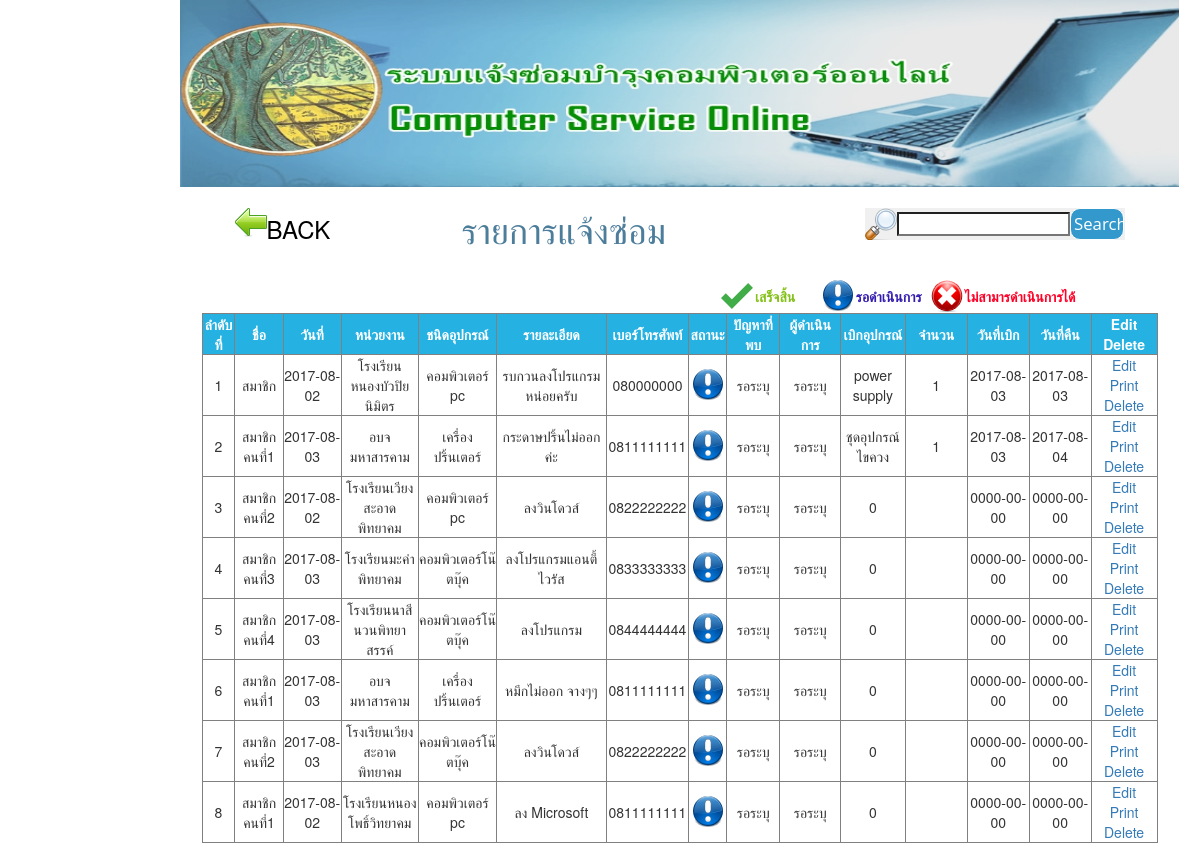
The app's page /Technic/list_repair.php (signed in) with its own data.
### tables this page shows
CREATE TABLE `fix_db` (
  `fix_id` int(11) NOT NULL auto_increment,
  `name` varchar(100) NOT NULL,
  `lastname` varchar(100) NOT NULL,
  `date` date NOT NULL,
  `sector` varchar(100) NOT NULL,
  `type` varchar(100) NOT NULL,
  `detail` varchar(1000) NOT NULL,
  `phone` varchar(15) NOT NULL,
  `status` enum('รอดำเนินการ','เสร็จสิ้น','ไม่สามารถดำเนินการได้','ยกเลิก') NOT NULL default 'รอดำเนินการ',
  `infer` varchar(500) NOT NULL default 'รอระบุ',
  `technician` varchar(100) NOT NULL default 'รอระบุ',
  `fixuser` varchar(100) NOT NULL,
  `type_device` varchar(100) NOT NULL default 'รอระบุ',
  `amount` varchar(50) NOT NULL default 'รอระบุ',
  `date_pre` date NOT NULL,
  `date_pos` date NOT NULL,
  PRIMARY KEY  (`fix_id`)
);

### helper_func.php (called while the page is built)
<?
function site_url($str=""){
return "http://localhost/comservice/".$str;
}
?>

### model/core_model.php (called while the page is built, shortened)
<?php
	class Core_model{
		public function __construct(){
			include("db.php");
			$this->db=$dbh;
		}
		public $active_record="SELECT ";
		public $active_select="";
		public $active_from=" FROM ";
		public $active_where=" WHERE ";
		public $where_flag=false;
		public $active_where_array = array();
		public $active_limit="";
		public $active_order=" ORDER BY ";
		public $order_flag=false;
		public function where($column,$value,$operation="="){
			$this->active_where.="$column ".$operation." ? AND ";
			$this->active_where_array[]=$value;
			$this->where_flag=true;
		}
		public function order_by($column,$type="asc"){
			$this->active_order.="".$column." ".$type.",";
			$this->order_flag=true;
		}
		public function get($table){
			$result = new stdClass();
			$result->result = array();
			$result->rowCount=0;
			if ($this->active_select=="") {
				$this->active_record.="* ";
			}else{
				$this->active_record.=$this->active_select;
			}
			$this->active_record.=$this->active_from.$table;
			if ($this->where_flag) {
				$this->active_record.=substr($this->active_where, 0, -4);
			}
			if ($this->order_flag) {
				$this->active_record.=substr($this->active_order, 0, -1);
			}
			$this->active_record.=$this->active_limit;
			$tmp_record=$this->active_record;
			try{
				$stm=$this->db->prepare($this->active_record);
				foreach ($this->active_where_array as $key => $value) {
					$stm->bindValue(($key+1), $value);
				}
				$stm->execute();
				$result->result = $stm->fetchAll(PDO::FETCH_ASSOC);
				$result->rowCount=$stm->rowCount();
			}catch(PDOException $ex){
					echo $ex->getMessage().'<br>';
					echo $tmp_record;
				}
			return $result;
		}
		public function reset_active_record(){
			$this->active_record="SELECT ";
			$this->active_select="";
			$this->active_from=" FROM ";
			$this->active_where=" WHERE ";
			$this->where_flag=false;
			$this->active_where_array = array();
			$this->active_limit="";
			$this->active_order=" ORDER BY ";
			$this->order_flag=false;
		}
	}
?>

### model/m_fix.php (called while the page is built, shortened)
<?php
	require_once("core_model.php");
	class M_fix extends Core_model{
		public function get_all(){
			$result=$this->get("fix_db");
			return $result;
		}
	}
?>

### Technic/list_repair.php (the view, shortened to what this page needs)
<? include('meta_technic.php');
require_once("../model/m_fix.php");
$m_fix = new M_fix;
  ?>
    <?
$fix_db = $m_fix->get_all();
?>
    <tr>
      <td width="949" colspan="2" align="center">
        <table width="200" border="0">
          <tbody>
            <tr>
              <td height="40" align="center" valign="top" bgcolor="#FFFFFF">
                <table width="890" border="0">
                  <tbody>
                    <tr>
                      <td width="3%"><a href="<?=site_url()?>Technic/techniclogin.php">
                        <input type="image" name="imageField" id="imageField" src="<?=site_url()?>Image/icon left bar/Back.png">
                      </a></td>
                      <td width="20%" height="43" style="color: #000000"><h3>BACK </h3></td>
                      <td width="52%" align="center"><span style="color: #4C7D9B"><h1>รายการแจ้งซ่อม</h1></span></td>
                      <td width="25%"><td width="25%"><form method="post" action="<?=site_url("Technic/list_repair.php")?>"><table width="200" border="0">
                        <tbody>
                            <tr>
                              <td width="13%"><img src="<?=site_url()?>Image/icon left bar/Search.png" width="32" height="32" alt=""/></td>
                              <td width="63%"><input type="search" name="search" id="search"></td>
                              <td width="24%"><input type="submit" name="button" id="button" value="Search"></td>
                            </tr>
                        </tbody>
                        </table></form></td>
                    </tr>
                  </tbody>
              </table></td>
            </tr> </tbody></table>
              <div id="">
                <table width="84%">
                  <tbody>
                    <tr style="font-size: 14px; color: #351DAF;">
                      <td width="55%" height="34" style="font-size: 9px">&nbsp;</td>
                      <td width="4%" style="font-size: 14px"><strong><img src="<?=site_url()?>Image/icon left bar/Correct.png" width="32" height="32" alt=""/></strong></td>
                      <td width="8%" style="font-size: 14px"><strong style="color: #84C119">เสร็จสิ้น</strong></td>
                      <td width="4%" style="font-size: 14px"><strong><img src="<?=site_url()?>Image/icon left bar/Wait.png" width="32" height="32" alt=""/></strong></td>
                      <td width="9%" style="font-size: 14px"><strong>รอดำเนินการ</strong></td>
                      <td width="4%" style="font-size: 14px"><strong><img src="<?=site_url()?>Image/icon left bar/Close.png" width="32" height="32" alt=""/></strong></td>
                      <td width="16%" style="font-size: 14px"><span style="color: #FF0027"><strong>ไม่สามารดำเนินการได้</strong></span></td>
                    </tr>
                  </tbody>
                  </table>
              </div>
      <div id="tarang" >
        <table width="956" border="1" cellspacing="3">
      <tbody>
        <tr align="center" bgcolor="#25B1E1" style="color: #FFFFFF; font-size: 14px;">
          <td width="40" height="23"><strong>ลำดับที่</strong></td>
          <td><strong>ชื่อ</strong></td>
          <td><strong>วันที่</strong></td>
          <td><strong>หน่วยงาน</strong></td>
          <td><strong>ชนิดอุปกรณ์</strong></td>
          <td><strong>รายละเอียด</strong></td>
          <td><strong>เบอร์โทรศัพท์</strong></td>
          <td><strong>สถานะ</strong></td>
          <td><strong>ปัญหาที่พบ</strong></td>
          <td><strong>ผู้ดำเนินการ</strong></td>
          <td><strong>เบิกอุปกรณ์</strong></td>
          <td><strong>จำนวน</strong></td>
          <td><strong>วันที่เบิก</strong></td>
          <td><strong>วันที่คืน</strong></td>
          <td><strong>Edit Delete</strong></td>
        </tr>
        </tbody>
<?php
foreach ($fix_db->result as $key => $value)
{
  if (isset($_POST['fix_id'])&&$_POST['fix_id']==$value["fix_id"]) {
    ?>
        <tr bgcolor="#FFFFFF">
          <td><? echo $value["fix_id"];?></td>
          <td width="69"><input type="text" id="name_inp" value="<? echo $value["name"];?>"></td>
          <td width="93"><input type="text" id="date_inp" value="<? echo $value["date"];?>"></td>
          <td width="103"><input type="text" id="sector_inp" value="<? echo $value["sector"];?>"></td>
          <td width="103"><input type="text" id="type_inp" value="<? echo $value["type"];?>"></td>
          <td width="193"><input type="text" id="detail_inp" value="<? echo $value["detail"];?>"></td>
          <td width="89"><input type="text" id="phone_inp" value="<? echo $value["phone"];?>"></td>
          <td width="42" ><select id="status_inp">
            <option value="รอดำเนินการ">รอดำเนินการ</option>
            <option value="เสร็จสิ้น">เสร็จสิ้น</option>
            <option value="ไม่สามารถดำเนินการได้">ไม่สามารถดำเนินการได้</option>
          </select>
           <script>
			  $("#sector").val("<? echo $value['select']?>");
              </script>
          </td>
          <td width="88" ><input type="text" id="infer_inp" value="<? echo $value["infer"];?>"></td>
          <td width="103"><input type="text" id="technician_inp" value="<? echo $value["technician"];?>"></td>
          <td width="42" ><select id="type_device_inp">
            <option value="ชุดอุปกรณ์ไขควง">ชุดอุปกรณ์ไขควง</option>
            <option value="power supply">power supply</option>
            <option value="ชุดลงโปรแกรมและwindows">ชุดลงโปรแกรมและwindows</option>
            <option value="ชุดอุปกรณ์ Network">ชุดอุปกรณ์ Network</option>
            <option value="สาย VGA">สาย VGA</option>
          </select>
           <script>
			  $("#type_device").val("<? echo $value['type_device']?>");
              </script>
          </td>
          <td width="103"><input type="text" id="amount_inp" value="<? echo $value["amount"];?>"></td>
          <td width="103"><input type="date" id="date_pre_inp" value="<? echo $value["date_pre"];?>"></td>
          <td width="103"><input type="date" id="date_pos_inp" value="<? echo $value["date_pos"];?>"></td>
          <td width="103">
              <a href="javascript:save_row(<?=$value["fix_id"]?>);">Update</a><br><a href="">Cancel</a>
        </td>
        </tr>
      <?
  }else{
  ?>
        <tr bgcolor="#FFFFFF" align="center">
          <td><? echo $value["fix_id"];?></td>
          <td width="69"><? echo $value["name"];?></td>
          <td width="93"><? echo $value["date"];?></td>
          <td width="103"><? echo $value["sector"];?></td>
          <td width="103"><? echo $value["type"];?></td>
          <td width="193"><? echo $value["detail"];?></td>
          <td width="89"><? echo $value["phone"];?></td>
          <td width="42" ><?
		  if($value['status']=="รอดำเนินการ"){
			  ?>
              <img src="<?=site_url()?>Image/icon left bar/Wait.png" width="32" height="32" alt=""/>
			  <?
			  }else if($value['status']=="เสร็จสิ้น")
			  {
			 	 ?>
				<img src="<?=site_url()?>Image/icon left bar/Correct.png" width="32" height="32" alt=""/>
				  <?
			  }else if($value['status']=="ไม่สามารถดำเนินการได้")
			  {
			 	 ?>
				<img src="<?=site_url()?>Image/icon left bar/Close.png" width="32" height="32" alt=""/>
				  <?
			  }
			  ?>
		 </td>
          <td width="88"><? echo $value["infer"];?></td>
          <td width="103"><? echo $value["technician"];?></td>
          <td width="103"><? echo $value['type_device'];?></td>
          <td width="103"><? echo $value["amount"];?></td>
          <td width="103"><? echo $value["date_pre"];?></td>
          <td width="103"><? echo $value["date_pos"];?></td>
          <td width="103">
              <a href="javascript:edit_row(<?=$value["fix_id"]?>);">Edit</a><br><a href="<?=site_url('print_pdf.php?id='.$value["fix_id"])?>">Print</a><br><a href="javascript:del_row(<?=$value["fix_id"]?>);">Delete</a>
			</td>
        </tr>
      <? }}?>
        </table></div>
     </td>
    </tr>
</table>
</body>
</html>

### css/login.css (style rules this page uses)
* { margin:0;padding:0; }
body { background-image: url(); background-repeat: repeat-x; background-attachment:fixed; background-color: #FFFFFF; position: absolute; left: 15%; }
form { background:#f0f0f0; }
input[type="submit"] { background:#2288bb; }
input[type="button"],input[type="submit"] { width:100%; background:#3399cc; border:thin solid #FFFFFF; border-radius:10px; padding:6%; font-family:'Open Sans',sans-serif; font-size:120%; color:#fff; cursor:pointer; transition:background .3s; -webkit-transition:background .3s; }

### Technic/meta_technic.php (style rules this page uses)
body { background-color: #FFFFFF; background-image: url(Image/images %20(1).jpg); background-image: url(Image/white-wallpaper-18.jpg); }

### records on screen
fix_db: fix_id "1", name "สมาชิก", date "2017-08-02", sector "โรงเรียนหนองบัวปิยนิมิตร", type "คอมพิวเตอร์ pc", detail "รบกวนลงโปรแกรมหน่อยครับ", phone "080000000", infer "รอระบุ", technician "รอระบุ", type_device "power supply", amount "1", date_pre "2017-08-03", date_pos "2017-08-03"
fix_db: fix_id "2", name "สมาชิกคนที่1", date "2017-08-03", sector "อบจ มหาสารคาม", type "เครื่องปริ้นเตอร์", detail "กระดาษปริ้นไม่ออกค่ะ", phone "0811111111", infer "รอระบุ", technician "รอระบุ", type_device "ชุดอุปกรณ์ไขควง", amount "1", date_pre "2017-08-03", date_pos "2017-08-04"
fix_db: fix_id "3", name "สมาชิกคนที่2", date "2017-08-02", sector "โรงเรียนเวียงสะอาดพิทยาคม", type "คอมพิวเตอร์ pc", detail "ลงวินโดวส์", phone "0822222222", infer "รอระบุ", technician "รอระบุ", type_device "0", date_pre "0000-00-00", date_pos "0000-00-00"
fix_db: fix_id "4", name "สมาชิกคนที่3", date "2017-08-03", sector "โรงเรียนมะค่าพิทยาคม", type "คอมพิวเตอร์โน๊ตบุ๊ค", detail "ลงโปรแกรมแอนตี้ไวรัส", phone "0833333333", infer "รอระบุ", technician "รอระบุ", type_device "0", date_pre "0000-00-00", date_pos "0000-00-00"
fix_db: fix_id "5", name "สมาชิกคนที่4", date "2017-08-03", sector "โรงเรียนนาสีนวนพิทยาสรรค์", type "คอมพิวเตอร์โน๊ตบุ๊ค", detail "ลงโปรแกรม", phone "0844444444", infer "รอระบุ", technician "รอระบุ", type_device "0", date_pre "0000-00-00", date_pos "0000-00-00"
fix_db: fix_id "6", name "สมาชิกคนที่1", date "2017-08-03", sector "อบจ มหาสารคาม", type "เครื่องปริ้นเตอร์", detail "หมึกไม่ออก จางๆๆ", phone "0811111111", infer "รอระบุ", technician "รอระบุ", type_device "0", date_pre "0000-00-00", date_pos "0000-00-00"
fix_db: fix_id "7", name "สมาชิกคนที่2", date "2017-08-03", sector "โรงเรียนเวียงสะอาดพิทยาคม", type "คอมพิวเตอร์โน๊ตบุ๊ค", detail "ลงวินโดวส์", phone "0822222222", infer "รอระบุ", technician "รอระบุ", type_device "0", date_pre "0000-00-00", date_pos "0000-00-00"
fix_db: fix_id "8", name "สมาชิกคนที่1", date "2017-08-02", sector "โรงเรียนหนองโพธิ์วิทยาคม", type "คอมพิวเตอร์ pc", detail "ลง Microsoft", phone "0811111111", infer "รอระบุ", technician "รอระบุ", type_device "0", date_pre "0000-00-00", date_pos "0000-00-00"
